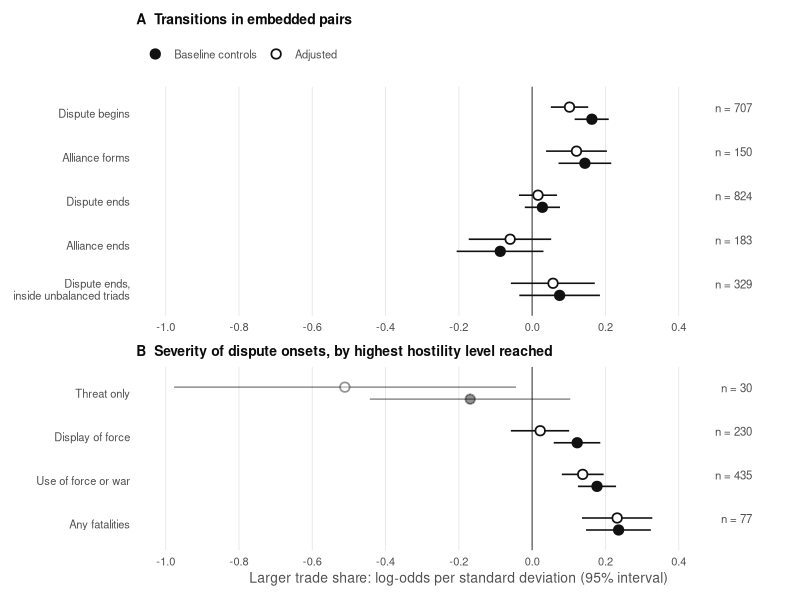
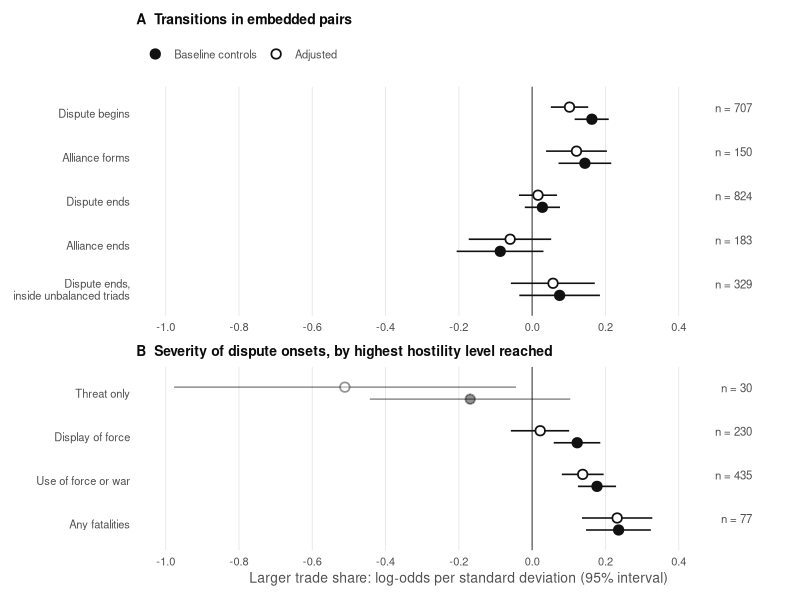
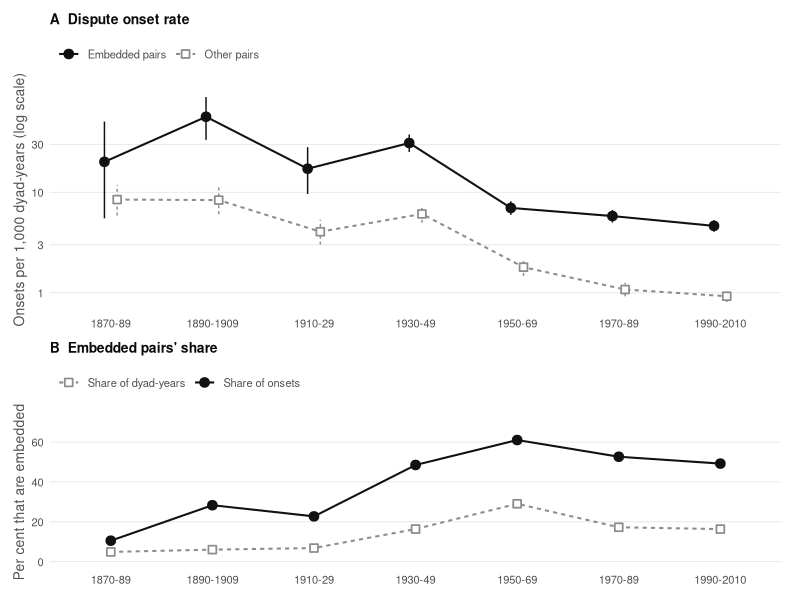
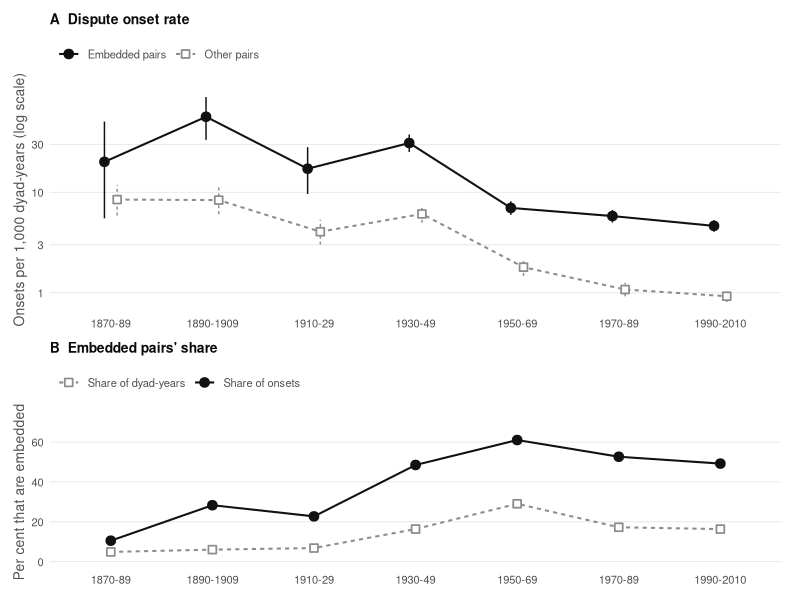

Write the R code that produced these figures, in order.
# 18: Figure 2 (what exposure does: coefficient plot) and Figure 3 (embedding over time). Reads results/claims_table.csv, results/hostility_gradient_output.txt, results/era_bins_*.csv.
suppressMessages({ library(dplyr); library(readr); library(tidyr); library(stringr); library(ggplot2); library(patchwork) })

BLUE <- "#111111"; INK <- "#0b0b0b"; INK2 <- "#505050"; GREY <- "#8c8c8c"; GRID <- "#e6e6e6"
th <- theme_minimal(base_size = 10, base_family = "Helvetica") + theme(panel.grid.minor = element_blank(), panel.grid.major.y = element_blank(), panel.grid.major.x = element_line(colour = GRID, linewidth = 0.3),
  axis.text = element_text(colour = INK2), axis.title = element_text(colour = INK2), plot.title = element_text(colour = INK, face = "bold", size = 10, hjust = 0), legend.position = "top", legend.justification = "left",
  legend.text = element_text(colour = INK2), plot.margin = margin(4, 8, 4, 4))
# ---- Figure 2
ct <- read_csv("results/claims_table.csv", show_col_types = FALSE)
lab <- c("dispute onset" = "Dispute begins", "alliance formation" = "Alliance forms", "dispute ending" = "Dispute ends", "alliance ending" = "Alliance ends", "dispute ending, unbalanced (+,+,-) triads" = "Dispute ends,\ninside unbalanced triads")
pa <- ct %>% filter(spec %in% c("baseline", "+ volume + decade FE", "spec D (controls, allied)", "spec D + pact FE")) %>%
  mutate(row = lab[outcome], kind = ifelse(spec %in% c("baseline", "spec D (controls, allied)"), "Baseline controls", "Adjusted"), n = paste0(events)) %>% select(row, kind, est, ci_lo, ci_hi, events)
pa$row <- factor(pa$row, levels = rev(unname(lab))); pa$panel <- "A  Transitions in embedded pairs"
hl <- readLines("results/hostility_gradient_output.txt"); spec <- NA; out <- list()
for (l in hl) { if (str_detect(l, "spec: baseline")) spec <- "Baseline controls"; if (str_detect(l, "spec: \\+ z_vol")) spec <- "Adjusted"
  m <- str_match(l, "^\\s+(y_\\w+)\\s+est\\s+(-?[0-9.]+) .*CI \\[\\s*(-?[0-9.]+),\\s*(-?[0-9.]+)\\].*events (\\d+)")
  if (!is.na(m[1, 1]) && !is.na(spec) && m[1, 2] != "y_any") out[[length(out) + 1]] <- tibble(key = m[1, 2], kind = spec, est = as.numeric(m[1, 3]), ci_lo = as.numeric(m[1, 4]), ci_hi = as.numeric(m[1, 5]), events = as.integer(m[1, 6])) }
sev <- bind_rows(out) %>% mutate(row = recode(key, y_thr = "Threat only", y_dis = "Display of force", y_force = "Use of force or war", y_fat = "Any fatalities"))
sev$row <- factor(sev$row, levels = rev(c("Threat only", "Display of force", "Use of force or war", "Any fatalities"))); sev$panel <- "B  Severity of dispute onsets"
all <- bind_rows(pa, sev %>% select(row, kind, est, ci_lo, ci_hi, events, panel)) %>% mutate(kind = factor(kind, levels = c("Baseline controls", "Adjusted")), thin = row == "Threat only")
lims <- c(-1.0, 0.6)
mk <- function(df, title, legend = FALSE) ggplot(df, aes(est, row, shape = kind, fill = kind, alpha = thin)) +
  geom_vline(xintercept = 0, colour = INK2, linewidth = 0.4) +
  geom_errorbarh(aes(xmin = ci_lo, xmax = ci_hi), height = 0, linewidth = 0.55, colour = BLUE, position = position_dodge(width = 0.55)) +
  geom_point(size = 2.6, colour = BLUE, stroke = 0.9, position = position_dodge(width = 0.55)) +
  geom_text(data = df %>% filter(kind == "Baseline controls"), aes(x = lims[2], y = row, label = paste0("n = ", events)), inherit.aes = FALSE, hjust = 1, vjust = -0.1, size = 2.9, colour = INK2, family = "Helvetica") +
  scale_shape_manual(values = c("Baseline controls" = 21, "Adjusted" = 21), guide = "none") +
  scale_fill_manual(values = c("Baseline controls" = BLUE, "Adjusted" = "white"), name = NULL, labels = c("Baseline controls", "Adjusted"), guide = if (legend) guide_legend(override.aes = list(shape = 21, alpha = 1, colour = BLUE)) else "none") +
  scale_alpha_manual(values = c(`FALSE` = 1, `TRUE` = 0.45), guide = "none") + scale_x_continuous(limits = lims, breaks = seq(-1, 0.4, 0.2)) + labs(x = NULL, y = NULL, title = title) + th
fa <- mk(all %>% filter(str_starts(panel, "A")), "A  Transitions in embedded pairs", TRUE); fb <- mk(all %>% filter(str_starts(panel, "B")), "B  Severity of dispute onsets, by highest hostility level reached") + labs(x = "Larger trade share: log-odds per standard deviation (95% interval)")
fig2 <- fa / fb + plot_layout(heights = c(5, 4))
ggsave("results/fig_exposure_map.pdf", fig2, width = 6.4, height = 5.6, device = cairo_pdf); ggsave("results/fig_exposure_map.png", fig2, width = 6.4, height = 5.6, dpi = 300)
# ---- Figure 3
r <- read_csv("results/era_bins_rates.csv", show_col_types = FALSE); sh <- read_csv("results/era_bins_shares.csv", show_col_types = FALSE)
lv <- c("1870-89", "1890-1909", "1910-29", "1930-49", "1950-69", "1970-89", "1990-2010"); r$per <- factor(r$per, lv); sh$per <- factor(sh$per, lv); r$grp <- ifelse(r$tri, "Embedded pairs", "Other pairs")
f3a <- ggplot(r, aes(per, rate, group = grp, colour = grp, shape = grp, linetype = grp)) + geom_linerange(aes(ymin = lo, ymax = hi), linewidth = 0.5, position = position_dodge(width = 0.25), show.legend = FALSE) +
  geom_line(linewidth = 0.7, position = position_dodge(width = 0.25)) + geom_point(size = 2.4, position = position_dodge(width = 0.25), fill = "white", stroke = 0.9) +
  scale_colour_manual(values = c("Embedded pairs" = BLUE, "Other pairs" = GREY), name = NULL) + scale_shape_manual(values = c("Embedded pairs" = 19, "Other pairs" = 22), name = NULL) + scale_linetype_manual(values = c("Embedded pairs" = "solid", "Other pairs" = "22"), name = NULL) +
  scale_y_log10(breaks = c(1, 3, 10, 30), labels = c("1", "3", "10", "30")) + labs(x = NULL, y = "Onsets per 1,000 dyad-years (log scale)", title = "A  Dispute onset rate") + th + theme(panel.grid.major.x = element_blank(), panel.grid.major.y = element_line(colour = GRID, linewidth = 0.3))
s <- sh %>% pivot_longer(c(pct_dyad_years_embedded, pct_onsets_embedded), names_to = "k", values_to = "pct") %>% mutate(k = recode(k, pct_dyad_years_embedded = "Share of dyad-years", pct_onsets_embedded = "Share of onsets"))
f3b <- ggplot(s, aes(per, pct, group = k, colour = k, shape = k, linetype = k)) + geom_line(linewidth = 0.7) + geom_point(size = 2.4, fill = "white", stroke = 0.9) +
  scale_colour_manual(values = c("Share of onsets" = BLUE, "Share of dyad-years" = GREY), name = NULL) + scale_shape_manual(values = c("Share of onsets" = 19, "Share of dyad-years" = 22), name = NULL) + scale_linetype_manual(values = c("Share of onsets" = "solid", "Share of dyad-years" = "22"), name = NULL) +
  scale_y_continuous(limits = c(0, 70), breaks = seq(0, 60, 20)) + labs(x = NULL, y = "Per cent that are embedded", title = "B  Embedded pairs' share") + th + theme(panel.grid.major.x = element_blank(), panel.grid.major.y = element_line(colour = GRID, linewidth = 0.3))
fig3 <- f3a / f3b + plot_layout(heights = c(5, 3.4))
ggsave("results/fig_eras.pdf", fig3, width = 6.4, height = 5.4, device = cairo_pdf); ggsave("results/fig_eras.png", fig3, width = 6.4, height = 5.4, dpi = 300)
cat("figures written\n")
